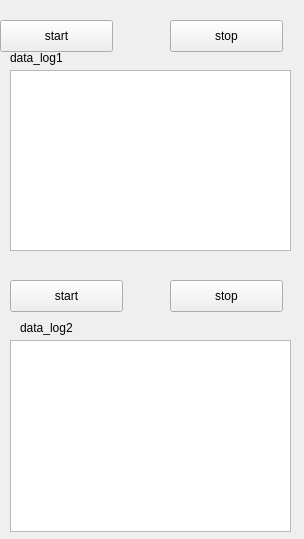
<?xml version="1.0" encoding="UTF-8"?>
<ui version="4.0">
 <class>MainWindow</class>
 <widget class="QMainWindow" name="MainWindow">
  <property name="geometry">
   <rect>
    <x>0</x>
    <y>0</y>
    <width>304</width>
    <height>539</height>
   </rect>
  </property>
  <property name="windowTitle">
   <string>MainWindow</string>
  </property>
  <widget class="QWidget" name="centralwidget">
   <widget class="QPushButton" name="btn_start_1">
    <property name="geometry">
     <rect>
      <x>0</x>
      <y>20</y>
      <width>113</width>
      <height>32</height>
     </rect>
    </property>
    <property name="text">
     <string>start</string>
    </property>
   </widget>
   <widget class="QPushButton" name="btn_stop_1">
    <property name="geometry">
     <rect>
      <x>170</x>
      <y>20</y>
      <width>113</width>
      <height>32</height>
     </rect>
    </property>
    <property name="text">
     <string>stop</string>
    </property>
   </widget>
   <widget class="QPushButton" name="btn_start_2">
    <property name="geometry">
     <rect>
      <x>10</x>
      <y>280</y>
      <width>113</width>
      <height>32</height>
     </rect>
    </property>
    <property name="text">
     <string>start</string>
    </property>
   </widget>
   <widget class="QPushButton" name="btn_stop_2">
    <property name="geometry">
     <rect>
      <x>170</x>
      <y>280</y>
      <width>113</width>
      <height>32</height>
     </rect>
    </property>
    <property name="text">
     <string>stop</string>
    </property>
   </widget>
   <widget class="QTextBrowser" name="ui_log_1">
    <property name="geometry">
     <rect>
      <x>10</x>
      <y>70</y>
      <width>281</width>
      <height>181</height>
     </rect>
    </property>
   </widget>
   <widget class="QTextBrowser" name="ui_log_2">
    <property name="geometry">
     <rect>
      <x>10</x>
      <y>340</y>
      <width>281</width>
      <height>192</height>
     </rect>
    </property>
   </widget>
   <widget class="QLabel" name="label">
    <property name="geometry">
     <rect>
      <x>10</x>
      <y>50</y>
      <width>60</width>
      <height>16</height>
     </rect>
    </property>
    <property name="text">
     <string>data_log1</string>
    </property>
   </widget>
   <widget class="QLabel" name="label_2">
    <property name="geometry">
     <rect>
      <x>20</x>
      <y>320</y>
      <width>60</width>
      <height>16</height>
     </rect>
    </property>
    <property name="text">
     <string>data_log2</string>
    </property>
   </widget>
  </widget>
 </widget>
 <resources/>
 <connections/>
</ui>
